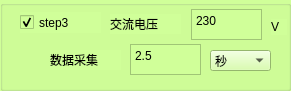
  <widget class="QGroupBox" name="groupBox_3">
   <property name="geometry">
    <rect>
     <x>0</x>
     <y>332</y>
     <width>291</width>
     <height>91</height>
    </rect>
   </property>
   <property name="styleSheet">
    <string notr="true">background-color:rgb(208, 255, 153)</string>
   </property>
   <property name="title">
    <string/>
   </property>
   <widget class="QComboBox" name="comboBox_S3_TIME">
    <property name="geometry">
     <rect>
      <x>210</x>
      <y>50</y>
      <width>61</width>
      <height>21</height>
     </rect>
    </property>
    <item>
     <property name="text">
      <string>秒</string>
     </property>
    </item>
    <item>
     <property name="text">
      <string>毫秒</string>
     </property>
    </item>
    <item>
     <property name="text">
      <string>分钟</string>
     </property>
    </item>
   </widget>
   <widget class="QLabel" name="label_22">
    <property name="geometry">
     <rect>
      <x>110</x>
      <y>14</y>
      <width>71</width>
      <height>20</height>
     </rect>
    </property>
    <property name="text">
     <string>交流电压</string>
    </property>
   </widget>
   <widget class="QTextEdit" name="textEdit_S3_AC_VOLT">
    <property name="geometry">
     <rect>
      <x>191</x>
      <y>9</y>
      <width>71</width>
      <height>31</height>
     </rect>
    </property>
    <property name="html">
     <string>&lt;!DOCTYPE HTML PUBLIC &quot;-//W3C//DTD HTML 4.0//EN&quot; &quot;http://www.w3.org/TR/REC-html40/strict.dtd&quot;&gt;
&lt;html&gt;&lt;head&gt;&lt;meta name=&quot;qrichtext&quot; content=&quot;1&quot; /&gt;&lt;style type=&quot;text/css&quot;&gt;
p, li { white-space: pre-wrap; }
&lt;/style&gt;&lt;/head&gt;&lt;body style=&quot; font-family:'SimSun'; font-size:9pt; font-weight:400; font-style:normal;&quot;&gt;
&lt;p style=&quot; margin-top:0px; margin-bottom:0px; margin-left:0px; margin-right:0px; -qt-block-indent:0; text-indent:0px;&quot;&gt;230&lt;/p&gt;&lt;/body&gt;&lt;/html&gt;</string>
    </property>
   </widget>
   <widget class="QTextEdit" name="textEdit_S3_TIME">
    <property name="geometry">
     <rect>
      <x>130</x>
      <y>44</y>
      <width>71</width>
      <height>31</height>
     </rect>
    </property>
    <property name="html">
     <string>&lt;!DOCTYPE HTML PUBLIC &quot;-//W3C//DTD HTML 4.0//EN&quot; &quot;http://www.w3.org/TR/REC-html40/strict.dtd&quot;&gt;
&lt;html&gt;&lt;head&gt;&lt;meta name=&quot;qrichtext&quot; content=&quot;1&quot; /&gt;&lt;style type=&quot;text/css&quot;&gt;
p, li { white-space: pre-wrap; }
&lt;/style&gt;&lt;/head&gt;&lt;body style=&quot; font-family:'SimSun'; font-size:9pt; font-weight:400; font-style:normal;&quot;&gt;
&lt;p style=&quot; margin-top:0px; margin-bottom:0px; margin-left:0px; margin-right:0px; -qt-block-indent:0; text-indent:0px;&quot;&gt;2.5&lt;/p&gt;&lt;/body&gt;&lt;/html&gt;</string>
    </property>
   </widget>
   <widget class="QCheckBox" name="checkBox_S3">
    <property name="geometry">
     <rect>
      <x>20</x>
      <y>12</y>
      <width>81</width>
      <height>21</height>
     </rect>
    </property>
    <property name="text">
     <string>step3</string>
    </property>
    <property name="checked">
     <bool>true</bool>
    </property>
   </widget>
   <widget class="QLabel" name="label_21">
    <property name="geometry">
     <rect>
      <x>271</x>
      <y>19</y>
      <width>16</width>
      <height>16</height>
     </rect>
    </property>
    <property name="text">
     <string>V</string>
    </property>
   </widget>
   <widget class="QLabel" name="label_23">
    <property name="geometry">
     <rect>
      <x>50</x>
      <y>50</y>
      <width>71</width>
      <height>20</height>
     </rect>
    </property>
    <property name="text">
     <string>数据采集</string>
    </property>
   </widget>
  </widget>
